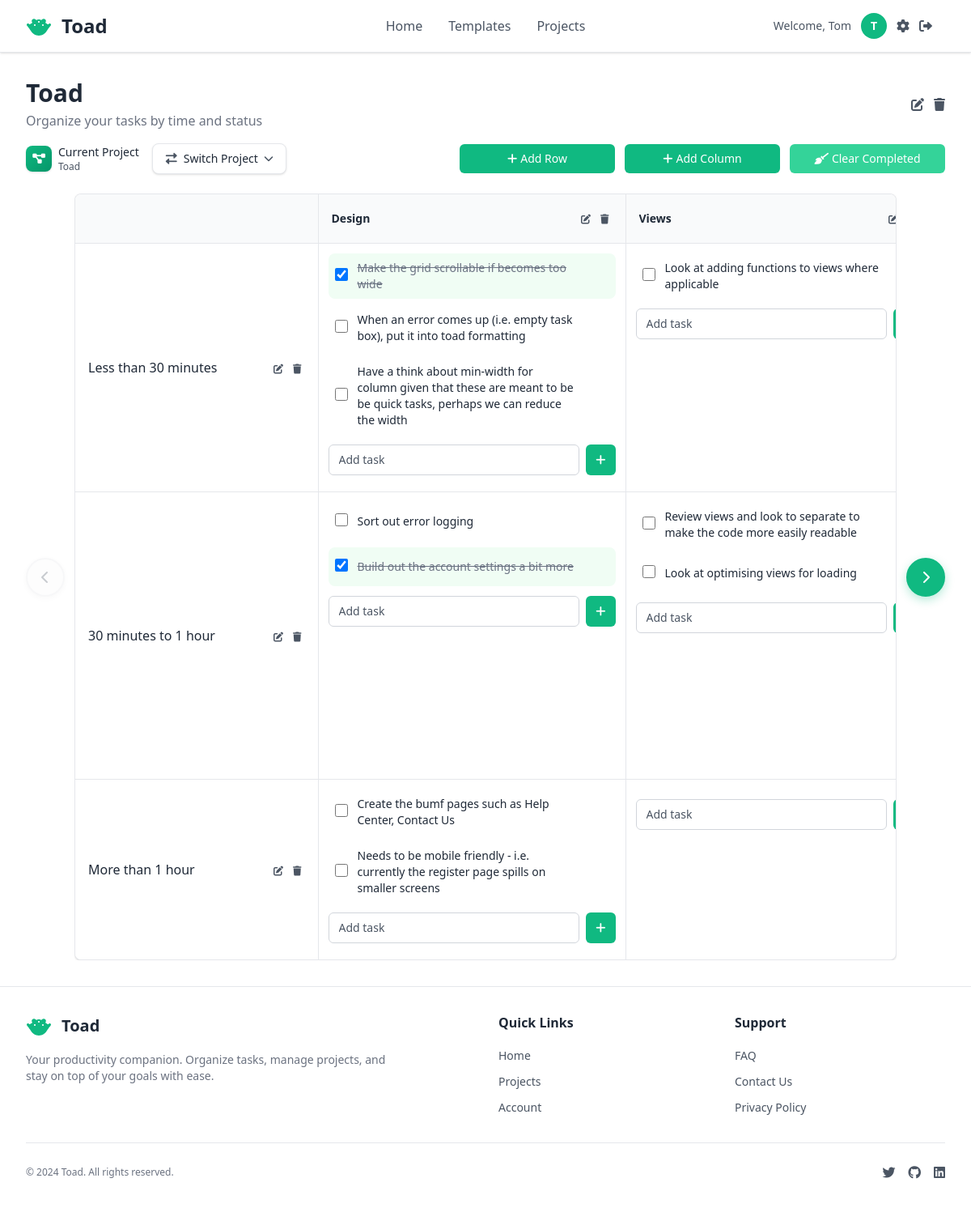
The app's page /projects/1/ (signed in), older data.
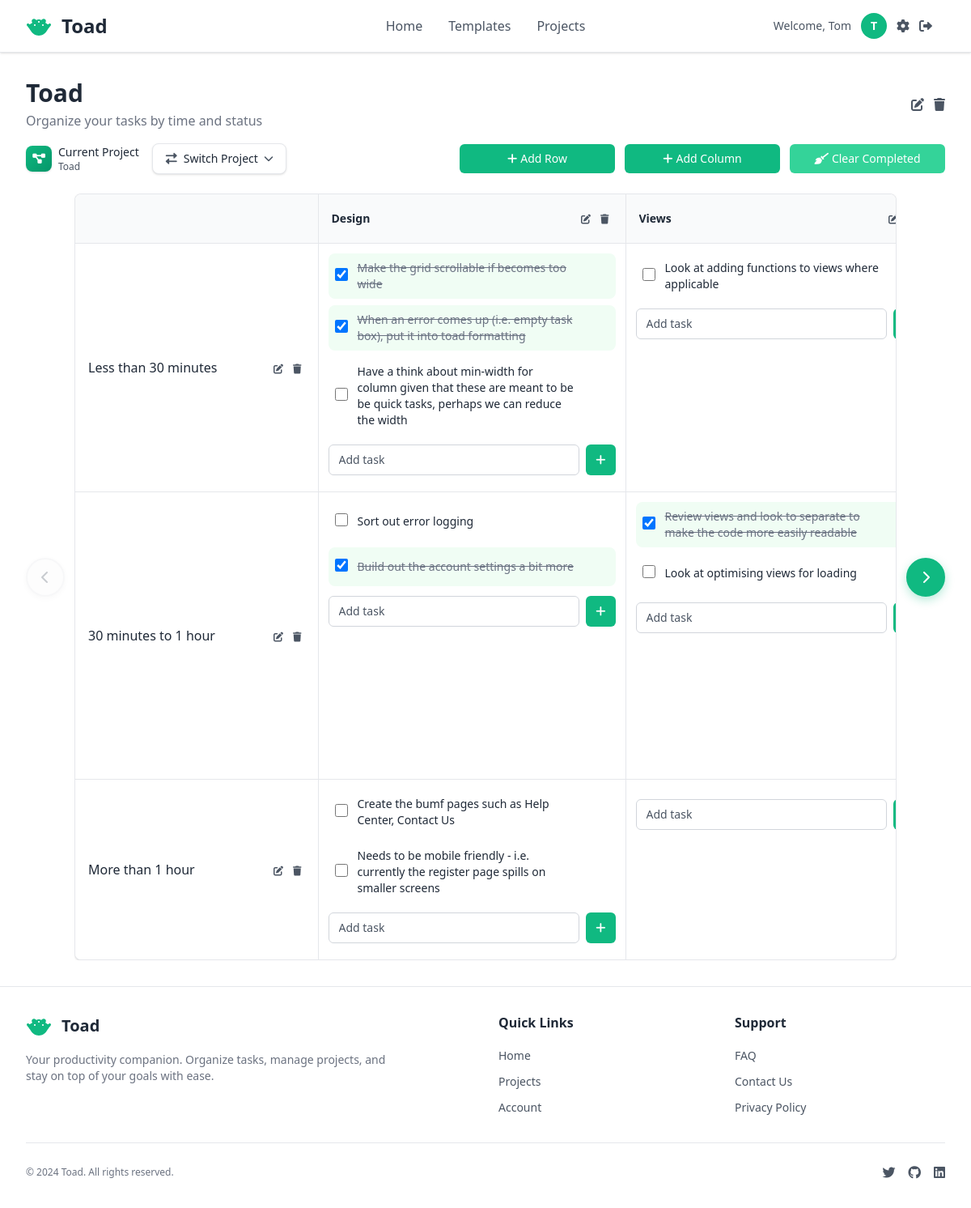
The same page, newer data.
### pages/models.py (models this page shows, shortened)
class Task(models.Model):
    project = models.ForeignKey(Project, on_delete=models.CASCADE, related_name='tasks')
    row_header = models.ForeignKey(RowHeader, on_delete=models.CASCADE, related_name='tasks')
    column_header = models.ForeignKey(ColumnHeader, on_delete=models.CASCADE, related_name='tasks')
    text = models.TextField(blank=False, null=False, help_text='Enter the task description')
    completed = models.BooleanField(default=False)
    created_at = models.DateTimeField(auto_now_add=True)
    updated_at = models.DateTimeField(auto_now=True)
    class Meta:
        ordering = ['created_at']
        indexes = [
            models.Index(fields=['project', 'row_header', 'column_header']),  # For cell-based task queries
            models.Index(fields=['project', 'completed']),  # For completed task filtering
            models.Index(fields=['project', 'created_at']),  # For task ordering
        ]

### pages/specific_views/project_views.py (the view)
# urls.py: path('projects/<int:pk>/', views.project_grid_view, name='project_grid'),
@login_required
def project_grid_view(request, pk):
    project = get_object_or_404(
        Project.objects.select_related('user'),
        pk=pk,
        user=request.user
    )
    row_headers = project.row_headers.all().order_by('order')
    column_headers = project.column_headers.all().order_by('-is_category_column', 'order')
    all_tasks = project.tasks.select_related('row_header', 'column_header').order_by('id')
    tasks_by_cell = {}
    for task in all_tasks:
        cell_key = f"{task.row_header_id}_{task.column_header_id}"
        if cell_key not in tasks_by_cell:
            tasks_by_cell[cell_key] = []
        tasks_by_cell[cell_key].append(task)
    user_projects = Project.objects.filter(user=request.user).only('id', 'name').order_by('name')
    context = {
        'project': project,
        'row_headers': row_headers,
        'column_headers': column_headers,
        'tasks_by_cell': tasks_by_cell,
        'projects': user_projects,
        'quick_task_form': QuickTaskForm(),
    }
    return render(request, 'pages/grid/project_grid.html', context)

### pages/forms.py (shortened to what this page needs)
class QuickTaskForm(forms.ModelForm):
    class Meta:
        model = Task
        fields = ['text']
        widgets = {
            'text': forms.TextInput(attrs={
                'class': 'w-full px-3 py-2 border border-[var(--inline-input-border)] rounded-md text-sm placeholder-[var(--text-secondary)] focus:outline-none focus:ring-1 focus:ring-[var(--primary-action-bg)] focus:border-[var(--primary-action-bg)] text-[var(--text-primary)]',
                'placeholder': 'Add task',
                'required': True,  # Keep field required
                'name': 'text',
            }),
        }
    def __init__(self, *args, **kwargs):
        super().__init__(*args, **kwargs)
        self.fields['text'].required = True
        self.fields['text'].strip = True

### accounts/models.py (called while the page is built)
    def get_short_name(self):
        return self.first_name

### pages/templatetags/custom_filters.py (called while the page is built)
@register.filter
def get_item(dictionary, key):
    if dictionary is None:
        return []
    result = dictionary.get(key, [])
    return result if result is not None else []

@register.filter
def cell_key(row_pk, col_pk):
    return f"{row_pk}_{col_pk}"

### pages/templates/pages/grid/project_grid.html (shortened to what the changed rows need)
{% extends "pages/layout.html" %}
{% load custom_filters %}
{% load static %}
{% block content %}
<div class="mb-6">
    <div class="flex items-center justify-between mb-4">
        <div>
            <h1 class="text-3xl font-bold text-[var(--title-text)]">{{ project.name }}</h1>
        </div>
    </div>
</div>
<div class="grid-with-controls">
    <div class="grid-container-wrapper">
        <div class="bg-[var(--container-bg)] rounded-lg shadow-sm border border-[var(--border-color)] overflow-hidden">
            <div class="grid-container">
                <table class="grid-table">
            <colgroup>
            </colgroup>
            <thead>
                <tr>
                    {% for col_header in column_headers %}
                    <th class="p-4 border-b border-r border-[var(--border-color)] text-left text-sm font-semibold whitespace-nowrap {% if col_header.is_category_column %}category-header{% else %}bg-[var(--grid-header-bg)]{% endif %}">
                        <div class="flex items-center justify-between">
                            {% if not col_header.is_category_column %}
                                <span class="text-[var(--title-text)] truncate">{{ col_header.name }}</span>
                                <div class="flex space-x-1 ml-2">
                                    <button type="button"
                                            class="p-1 rounded hover:bg-[var(--container-bg)] transition-colors cursor-pointer"
                                            title="Edit column"
                                            hx-get="{% url 'pages:column_edit' project_pk=project.pk col_pk=col_header.pk %}"
                                            hx-target="#modal-content"
                                            hx-trigger="click throttle:500ms"
                                            hx-disabled-elt="this"
                                            _="on click trigger openModal">
                                    </button>
                                    <button type="button"
                                            class="p-1 rounded hover:bg-[var(--container-bg)] transition-colors cursor-pointer"
                                            title="Delete column"
                                            hx-get="{% url 'pages:column_delete' project_pk=project.pk col_pk=col_header.pk %}"
                                            hx-target="#modal-content"
                                            hx-trigger="click throttle:500ms"
                                            hx-disabled-elt="this"
                                            _="on click trigger openModal">
                                    </button>
                                </div>
                            {% endif %}
                        </div>
                    </th>
                    {% endfor %}
                </tr>
            </thead>
            <tbody>
                {% for row_h in row_headers %}
                <tr class="{% if not forloop.last %}border-b border-[var(--border-color)]{% endif %}">
                    <td class="row-header p-4 border-r border-[var(--border-color)] font-medium text-[var(--text-primary)]">
                        <div class="flex items-center justify-between">
                            <span>{{ row_h.name }}</span>
                            <div class="flex space-x-1 ml-2">
                                <button type="button"
                                        class="p-1 rounded hover:bg-[var(--grid-header-bg)] transition-colors cursor-pointer"
                                        title="Edit row"
                                        hx-get="{% url 'pages:row_edit' project_pk=project.pk row_pk=row_h.pk %}"
                                        hx-target="#modal-content"
                                        hx-trigger="click throttle:500ms"
                                        hx-disabled-elt="this"
                                        _="on click trigger openModal">
                                    <i class="fas fa-edit text-xs text-[var(--text-secondary)] hover:text-[var(--primary-action-bg)]"></i>
                                </button>
                                <button type="button"
                                        class="p-1 rounded hover:bg-[var(--grid-header-bg)] transition-colors cursor-pointer"
                                        title="Delete row"
                                        hx-get="{% url 'pages:row_delete' project_pk=project.pk row_pk=row_h.pk %}"
                                        hx-target="#modal-content"
                                        hx-trigger="click throttle:500ms"
                                        hx-disabled-elt="this"
                                        _="on click trigger openModal">
                                    <i class="fas fa-trash text-xs text-[var(--text-secondary)] hover:text-[var(--delete-button-bg)]"></i>
                                </button>
                            </div>
                        </div>
                    </td>
                    {% for col_h in column_headers %}
                        {% if not col_h.is_category_column %}
                        <td class="data-cell p-3 border-r border-[var(--border-color)] align-top">
                            <div class="space-y-2 mb-3 w-full" data-row="{{ row_h.pk }}" data-col="{{ col_h.pk }}" id="tasks-{{ row_h.pk }}-{{ col_h.pk }}">
                                {% with cell_key=row_h.pk|cell_key:col_h.pk %}
                                    {% for task in tasks_by_cell|get_item:cell_key %}
                                        {% include 'pages/grid/actions_in_page/task_item.html' with task=task %}
                                    {% endfor %}
                                {% endwith %}
                            </div>
                            <form method="post"
                                  action="{% url 'pages:task_create' project_pk=project.pk row_pk=row_h.pk col_pk=col_h.pk %}"
                                  class="task-form"
                                  novalidate
                                  hx-post="{% url 'pages:task_create' project_pk=project.pk row_pk=row_h.pk col_pk=col_h.pk %}"
                                  hx-swap="beforeend"
                                  hx-target="#tasks-{{ row_h.pk }}-{{ col_h.pk }}"
                                  hx-trigger="submit throttle:500ms"
                                  hx-disabled-elt="this"
                                  onsubmit="return validateTaskForm(this)"
                                  _="on htmx:beforeRequest
                                       add .opacity-50 to me
                                     end
                                     on htmx:afterRequest(detail)
                                       remove .opacity-50 from me
                                       if detail.successful
                                         set textInput to the first input in me
                                         set textInput.value to ''
                                         call textInput.focus()
                                         set errorDiv to the first .error-message in me
                                         set errorDiv.innerHTML to ''
                                         remove .border-red-500 from textInput
                                         add .border-[var(--inline-input-border)] to textInput
                                       else
                                         set errorDiv to the first .error-message in me
                                         set errorDiv.innerHTML to detail.xhr.response
                                         set textInput to the first input in me
                                         remove .border-[var(--inline-input-border)] from textInput
                                         add .border-red-500 to textInput
                                       end
                                     end">
                                <div class="flex space-x-2 relative">
                                    {{ quick_task_form.text }}
                                    <button type="submit" class="px-3 py-2 bg-[var(--primary-action-bg)] text-[var(--primary-action-text)] rounded-md text-sm hover:bg-[var(--primary-action-hover-bg)] transition-colors relative cursor-pointer">
                                        <i class="fas fa-plus"></i>
                                    </button>
                                </div>
                            </form>
                        </td>
                        {% endif %}
                    {% endfor %}
                </tr>
                {% endfor %}
            </tbody>
                </table>
            </div>
        </div>
    </div>
</div>
{% endblock %}

### pages/templates/pages/grid/actions_in_page/task_item.html (shortened to what this page needs)
{% load static %}
<div class="group flex items-center justify-between w-full p-2 rounded-lg hover:bg-[var(--grid-header-bg)] transition-all duration-200 {% if task.completed %}bg-green-50{% endif %}"
     data-task-id="{{ task.id }}"
     id="task-{{ task.id }}">
    <div class="flex items-center space-x-3 min-w-0 flex-1">
        <form method="POST"
              action="{% url 'pages:task_toggle_complete' task.pk %}"
              class="flex-shrink-0"
              hx-post="{% url 'pages:task_toggle_complete' task.pk %}"
              hx-swap="none"
              hx-trigger="change throttle:300ms"
              hx-disabled-elt="find input"
              _="on htmx:afterRequest(detail)
                 if detail.successful
                   set response to JSON.parse(detail.xhr.response)
                   if response.completed
                     add .bg-green-50 to #task-{{ task.id }}
                     add .line-through to #task-text-{{ task.id }}
                     add .text-gray-500 to #task-text-{{ task.id }}
                   else
                     remove .bg-green-50 from #task-{{ task.id }}
                     remove .line-through from #task-text-{{ task.id }}
                     remove .text-gray-500 from #task-text-{{ task.id }}
                   end
                 end">
            <input type="checkbox"
                   name="completed"
                   {% if task.completed %}checked{% endif %}
                   class="w-4 h-4 rounded border-gray-300 text-[var(--primary-action-bg)] focus:ring-[var(--primary-action-bg)] cursor-pointer">
        </form>
        <p id="task-text-{{ task.id }}" class="text-sm text-[var(--text-primary)] {% if task.completed %}line-through text-gray-500{% endif %}">{{ task.text }}</p>
    </div>
</div>

Row changes from the older to the newer data that the page shows:
changed Task "When an error comes up (i.e. empty task box), put it into toad formatting": completed "☐" → "☑"
changed Task "Review views and look to separate to make the code more easily readable": completed "☐" → "☑"
